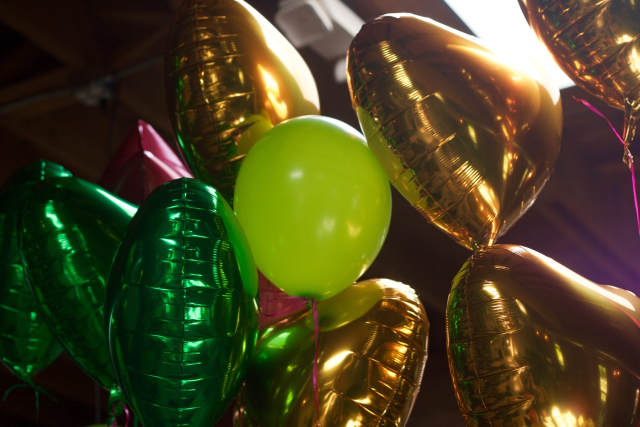
#> input picture Python/django/learning_site/pillow/balloons.jpg, 1280 x 853 px (shown at 1/2 size)
$ python workshop.py
#> lines starting #> are read from the running program, lines starting #| are printed output that depends on the picture
from PIL import Image
from PIL import ImageEnhance, ImageFilter

balloons = Image.open('balloons.jpg')
#> balloons is the input picture: PIL image 1280x853 RGB; mean R, G, B 73, 68.1, 33.9
ribbons = Image.open('ribbons.jpg')
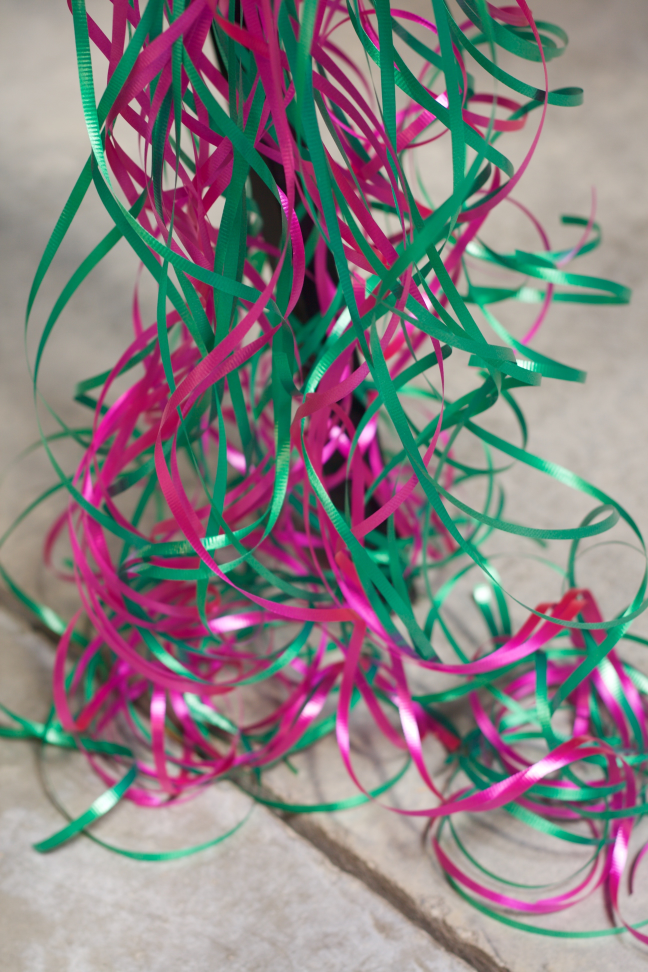
#> input picture Python/django/learning_site/pillow/ribbons.jpg, 2592 x 3888 px (shown at 1/4 size)
#> ribbons is the input picture: PIL image 2592x3888 RGB; mean R, G, B 134.7, 126.6, 129.7

box = (22, 324, 826, 846)

ribbons.filter(ImageFilter.EMBOSS).show()
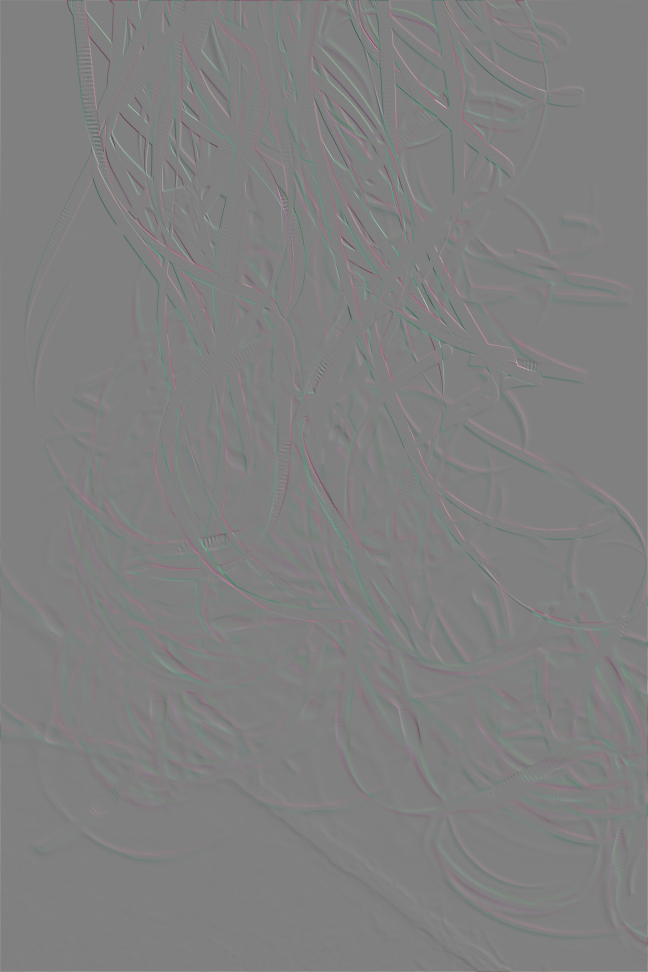
#> shown: PIL image 2592x3888 RGB (shown at 1/4 size); mean R, G, B 128, 128, 128

"""balloons_enhancer = ImageEnhance.Color(balloons)
balloons_enhancer.enhance(.5).show()
"""
